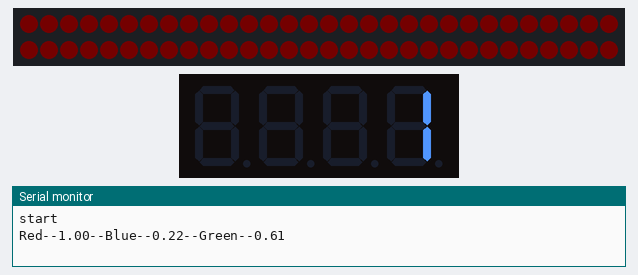
The sketch below on a simulated Arduino Uno, built with avr-gcc and run on an emulated ATmega328P. Shown: 60 RGB LEDs in strip order, left to right, continuing on the next row, 4-digit seven-segment display, the last lines printed to the serial monitor. Dim RGB values are drawn brighter than linear.

Above: at 0.2 s.
At 6.7 s:
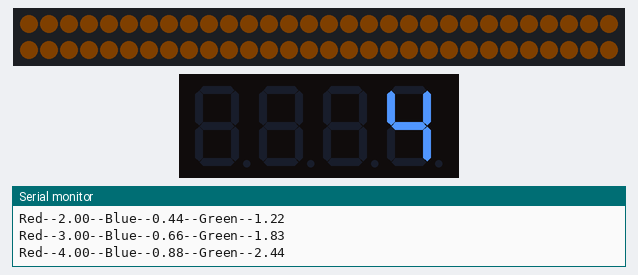
At 11.0 s:
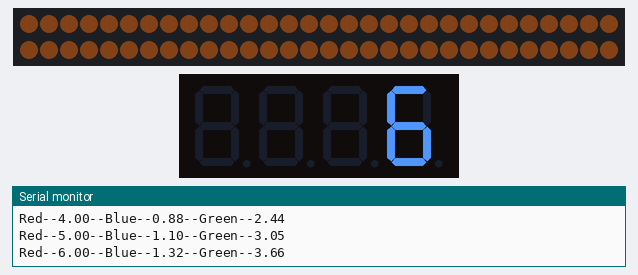
At 17.5 s:
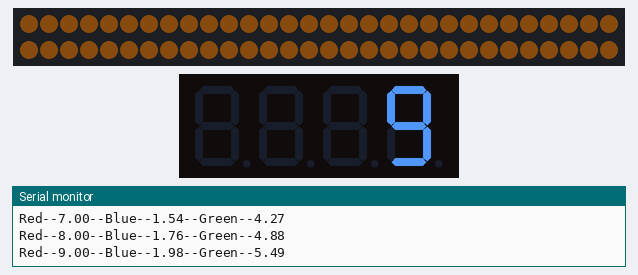
At 26.1 s:
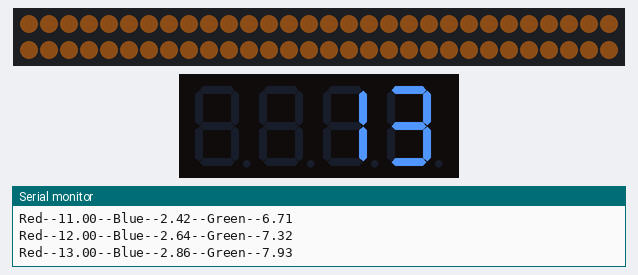
At 36.9 s:
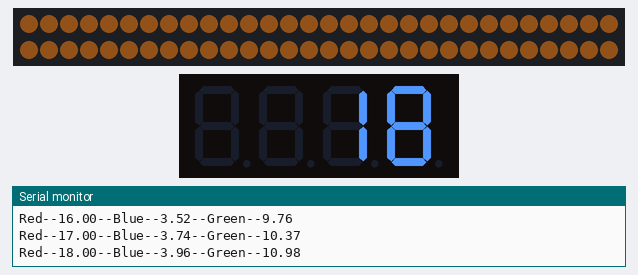

The sketch:

aurinko_valo_neov2.9.ino
```cpp
#include <Adafruit_NeoPixel.h>
#include <SevSeg.h>


int NP = 60;
int PIN = A0;
float r = 0;
float b = 0;
float g = 0;
int t = 2000;
int tt = 2000;
int i = 0;
Adafruit_NeoPixel pixels = Adafruit_NeoPixel(NP, PIN, NEO_GRB + NEO_KHZ800);
SevSeg sevseg; //Instantiate a seven segment controller object


void setup() {
 pixels.begin();
 pixels.show();
 Serial.begin(9600);
 Serial.println("start");

 byte numDigits = 4;
 byte digitPins[] = {2, 3, 4, 5};
 byte segmentPins[] = {6, 7, 8, 9, 10, 11, 12, 13};
 sevseg.begin(COMMON_ANODE, numDigits, digitPins, segmentPins);
 sevseg.setBrightness(100);

}

void loop() {

  while (r<255){
    r++;
    b=b+0.22;
    g=g+0.61;
    sevseg.setNumber(r, -1);
    sevseg.refreshDisplay();
    pixol();};


}
void pixol() {
  while (i <NP){
    pixels.setPixelColor(i, r,g, b);
    pixels.show();
    i++;
  }
  i=0;
  Serial.print("Red--");
  Serial.print(r);
  Serial.print("--Blue--");
  Serial.print(b);
  Serial.print("--Green--");
  Serial.print(g);
  Serial.println();
  sevseg.setNumber(r, -1);
  sevseg.refreshDisplay();
  delay(tt);
}

void dig(){
sevseg.setNumber(r, -1);
sevseg.refreshDisplay(); // Must run repeatedly
}
```

Measured:
- what the display in image 1 shows lasts 2.2 s, from 6.6 s to 8.8 s
